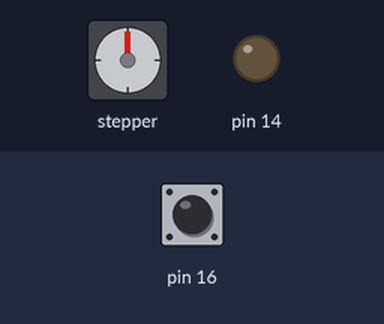
This sketch was run on a simulated Arduino Uno, built with avr-gcc and run on an emulated ATmega328P. On the bench: stepper motor, output pins drawn as LEDs (lit = HIGH). Wiring (inferred from the names in the program): stepper motor (2048 steps per turn assumed): coils pin 4, pin 5, pin 6, pin 7. Inputs (shaded band) come from the test bench; at power-on: pin 16 HIGH. Pins used as bus, display or sensor lines are not drawn.

Above: at 1.2 s.
1.3 s: pin 16 pulled LOW for 1 s
At 3.5 s:
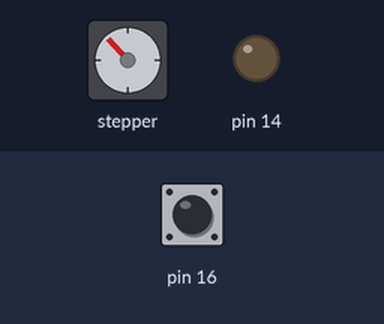
3.8 s: pin 16 pulled LOW for 3.2 s
At 7.7 s:
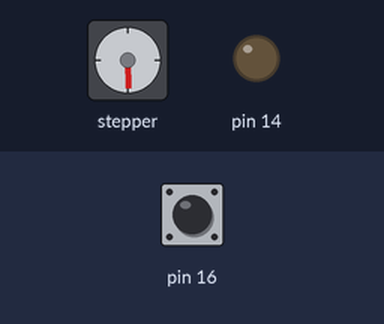
8.5 s: pin 16 pulled LOW for 1 s
11.5 s: pin 16 pulled LOW for 3.2 s
At 11.65 s:
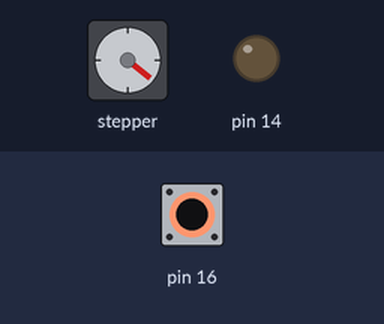
Timing chart, 0 to 16.2 s (numbered marks = the images above; inputs shaded):
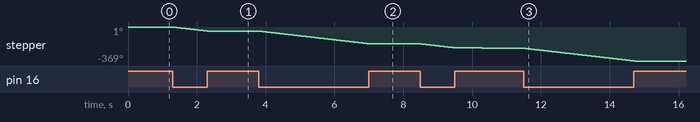

The sketch:

arduino-code-for-hollow2-8phase.ino
```cpp
// Please tune the following value if the clock gains or loses.
// Theoretically, standard of this value is 60000.
#define MILLIS_PER_MIN 60100 // milliseconcs per a minute

#define ROTATION_PERIOD_IN_MSEC 10000

// Motor and clock parameters
#define STEPS_PER_ROTATION 4096 // steps of a single rotation of motor
#define RATIO 15 // minutes per a rotation

#define LAP 65536  // value to avoid overflow of long int

// wait for a single step of stepper
int delaytime = 30;

// ports used to control the stepper motor
// if your motor rotate to the opposite direction,
// change the order as {4, 5, 6, 7};
int port[4] = {7, 6, 5, 4};

// sequence of stepper motor control
int seq[8][4] = {
  {  LOW, HIGH, HIGH,  LOW},
  {  LOW,  LOW, HIGH,  LOW},
  {  LOW,  LOW, HIGH, HIGH},
  {  LOW,  LOW,  LOW, HIGH},
  { HIGH,  LOW,  LOW, HIGH},
  { HIGH,  LOW,  LOW,  LOW},
  { HIGH, HIGH,  LOW,  LOW},
  {  LOW, HIGH,  LOW,  LOW}
};

void rotate(int step) {
  static int phase = 0;
  int i, j;
  int delta = (step > 0) ? 1 : 7;

  step = (step > 0) ? step : -step;
  for(j = 0; j < step; j++) {
    phase = (phase + delta) % 8;
    for(i = 0; i < 4; i++) {
      digitalWrite(port[i], seq[phase][i]);
    }
    delay(delaytime);
  }
  // power cut
  for(i = 0; i < 4; i++) {
    digitalWrite(port[i], LOW);
  }
}
void setup() {
  pinMode(port[0], OUTPUT);
  pinMode(port[1], OUTPUT);
  pinMode(port[2], OUTPUT);
  pinMode(port[3], OUTPUT);
  pinMode(14, OUTPUT);
  digitalWrite(14, LOW);
  pinMode(16, INPUT_PULLUP);
}

long calc_step(long msec) {
  return STEPS_PER_ROTATION * msec / MILLIS_PER_MIN / RATIO;
}

void loop() {
  static long prev_msec, prev_pos;
  long msec, pos;

  if(digitalRead(16) == LOW) {
    delaytime = 2; //fast rotation
    rotate(20);
    delaytime = 20; // resume
    return;
  }
  msec = millis() % LAP;
  if(msec < prev_msec) { // Laps around
      msec += LAP; // hide lap around temporarily
    }

  if(msec >= prev_msec + ROTATION_PERIOD_IN_MSEC) { // do rotation
    pos = calc_step(msec);
    rotate(pos - prev_pos);

    if(msec >= LAP) { // Laps around
      msec %= LAP;
      pos = calc_step(msec);
    }
    prev_pos = pos;
    prev_msec = msec;
  }
}
```

Measured:
- after the input at 1.3 s, stepper: turns 43° counter-clockwise in 0.98 s, starting at once
- after the input at 3.8 s, stepper: turns 139° counter-clockwise in 3.2 s, starting at once
- after the input at 11.5 s, stepper: turns 139° counter-clockwise in 3.2 s, starting at once
